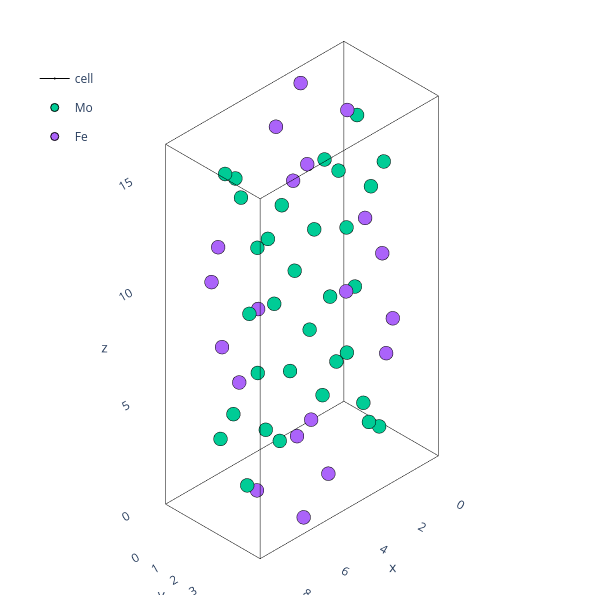

Notebook cell for this chart:
### Code cell
theatoms=binaries_predict['M']['Atoms'].atoms.sample(n=1).iloc[0]
plotting.plotly_atoms(theatoms)

### Figure 1 — Plotly figure (JSON) as saved in the notebook; plotly's stock layout.template omitted (floating-point values rounded to 4 significant figures)
{"data": [{"hoverinfo": "skip", "legendgroup": "cell", "line": {"color": "black", "width": 1}, "marker": {"size": 0.01}, "name": "cell", "showlegend": false, "type": "scatter3d", "x": [0, 9.289], "y": [0, 0], "z": [0, 0]}, {"hoverinfo": "skip", "legendgroup": "cell", "line": {"color": "black", "width": 1}, "marker": {"size": 0.01}, "name": "cell", "showlegend": false, "type": "scatter3d", "x": [0, 0], "y": [0, 4.926], "z": [0, 0]}, {"hoverinfo": "skip", "legendgroup": "cell", "line": {"color": "black", "width": 1}, "marker": {"size": 0.01}, "name": "cell", "showlegend": false, "type": "scatter3d", "x": [0, 0], "y": [0, 0], "z": [0, 16.24]}, {"hoverinfo": "skip", "legendgroup": "cell", "line": {"color": "black", "width": 1}, "marker": {"size": 0.01}, "name": "cell", "showlegend": false, "type": "scatter3d", "x": [9.289, 9.289], "y": [0, 4.926], "z": [0, 0]}, {"hoverinfo": "skip", "legendgroup": "cell", "line": {"color": "black", "width": 1}, "marker": {"size": 0.01}, "name": "cell", "showlegend": false, "type": "scatter3d", "x": [0, 9.289], "y": [4.926, 4.926], "z": [0, 0]}, {"hoverinfo": "skip", "legendgroup": "cell", "line": {"color": "black", "width": 1}, "marker": {"size": 0.01}, "name": "cell", "showlegend": false, "type": "scatter3d", "x": [9.289, 9.289], "y": [4.926, 4.926], "z": [0, 16.24]}, {"hoverinfo": "skip", "legendgroup": "cell", "line": {"color": "black", "width": 1}, "marker": {"size": 0.01}, "name": "cell", "showlegend": false, "type": "scatter3d", "x": [9.289, 9.289], "y": [0, 0], "z": [0, 16.24]}, {"hoverinfo": "skip", "legendgroup": "cell", "line": {"color": "black", "width": 1}, "marker": {"size": 0.01}, "name": "cell", "showlegend": false, "type": "scatter3d", "x": [0, 0], "y": [4.926, 4.926], "z": [0, 16.24]}, {"hoverinfo": "skip", "legendgroup": "cell", "line": {"color": "black", "width": 1}, "marker": {"size": 0.01}, "name": "cell", "showlegend": false, "type": "scatter3d", "x": [0, 9.289], "y": [0, 0], "z": [16.24, 16.24]}, {"hoverinfo": "skip", "legendgroup": "cell", "line": {"color": "black", "width": 1}, "marker": {"size": 0.01}, "name": "cell", "showlegend": false, "type": "scatter3d", "x": [0, 0], "y": [0, 4.926], "z": [16.24, 16.24]}, {"hoverinfo": "skip", "legendgroup": "cell", "line": {"color": "black", "width": 1}, "marker": {"size": 0.01}, "name": "cell", "showlegend": false, "type": "scatter3d", "x": [0, 9.289], "y": [4.926, 4.926], "z": [16.24, 16.24]}, {"hoverinfo": "skip", "legendgroup": "cell", "line": {"color": "black", "width": 1}, "marker": {"size": 0.01}, "name": "cell", "showlegend": true, "type": "scatter3d", "x": [9.289, 9.289], "y": [0, 4.926], "z": [16.24, 16.24]}, {"hovertext": ["Mo0", "Mo1", "Mo2", "Mo3", "Mo4", "Mo5", "Mo6", "Mo7", "Mo8", "Mo9", "Mo10", "Mo11", "Mo12", "Mo13", "Mo14", "Mo15", "Mo16", "Mo17", "Mo18", "Mo19", "Mo20", "Mo21", "Mo22", "Mo23", "Mo24", "Mo25", "Mo26", "Mo27", "Mo28", "Mo29", "Mo30", "Mo31"], "marker": {"line": {"color": "black", "width": 1}}, "mode": "markers", "name": "Mo", "type": "scatter3d", "x": [0.6633, 3.981, 5.308, 8.626, 3.024, 1.621, 7.668, 6.266, 1.039, 3.606, 1.039, 5.683, 8.251, 5.683, 8.251, 3.606, 0.5509, 4.094, 5.196, 8.739, 2.783, 1.862, 7.428, 6.506, 4.87, 9.065, 0.2248, 4.42, 5.726, 8.208, 1.081, 3.563], "y": [1.231, 3.694, 1.231, 3.694, 1.231, 3.694, 1.231, 3.694, 0.02364, 2.487, 2.439, 0.02364, 4.902, 2.439, 2.487, 4.902, 1.231, 3.694, 1.231, 3.694, 1.231, 3.694, 1.231, 3.694, 1.231, 3.694, 1.231, 3.694, 1.231, 3.694, 1.231, 3.694], "z": [6.131, 14.25, 1.99, 10.11, 5.365, 13.49, 2.756, 10.88, 11.45, 3.328, 11.45, 12.91, 4.793, 12.91, 4.793, 3.328, 13.82, 5.695, 10.55, 2.427, 9.771, 1.65, 14.59, 6.471, 7.455, 15.58, 0.6659, 8.787, 4.762, 12.88, 3.359, 11.48]}, {"hovertext": ["Fe0", "Fe1", "Fe2", "Fe3", "Fe4", "Fe5", "Fe6", "Fe7", "Fe8", "Fe9", "Fe10", "Fe11", "Fe12", "Fe13", "Fe14", "Fe15", "Fe16", "Fe17", "Fe18", "Fe19"], "marker": {"line": {"color": "black", "width": 1}}, "mode": "markers", "name": "Fe", "type": "scatter3d", "x": [7.588, 6.347, 2.943, 1.702, 2.369, 2.276, 2.369, 7.014, 6.921, 7.014, 6.921, 2.276, 0.1338, 4.511, 4.778, 9.156, 7.792, 6.142, 3.147, 1.497], "y": [1.231, 3.694, 1.231, 3.694, 4.911, 2.448, 2.478, 4.911, 0.01527, 2.478, 2.448, 0.01527, 1.231, 3.694, 1.231, 3.694, 1.231, 3.694, 1.231, 3.694], "z": [6.857, 14.98, 1.264, 9.385, 7.39, 15.51, 7.39, 0.7309, 8.852, 0.7309, 8.852, 15.51, 8.962, 0.8414, 15.4, 7.28, 11.47, 3.349, 12.89, 4.772]}], "layout": {"height": 600, "legend": {"x": 0.05, "xanchor": "left", "y": 0.9, "yanchor": "top"}, "margin": {"b": 5, "l": 5, "r": 0.5, "t": 5}, "scene": {"aspectmode": "data", "camera": {"projection": {"type": "orthographic"}}, "xaxis": {"range": [-0.9289, 10.22], "showbackground": false, "showgrid": false}, "yaxis": {"range": [-0.4926, 5.418], "showbackground": false, "showgrid": false}, "zaxis": {"range": [-1.624, 17.87], "showbackground": false, "showgrid": false}}, "width": 600}}
